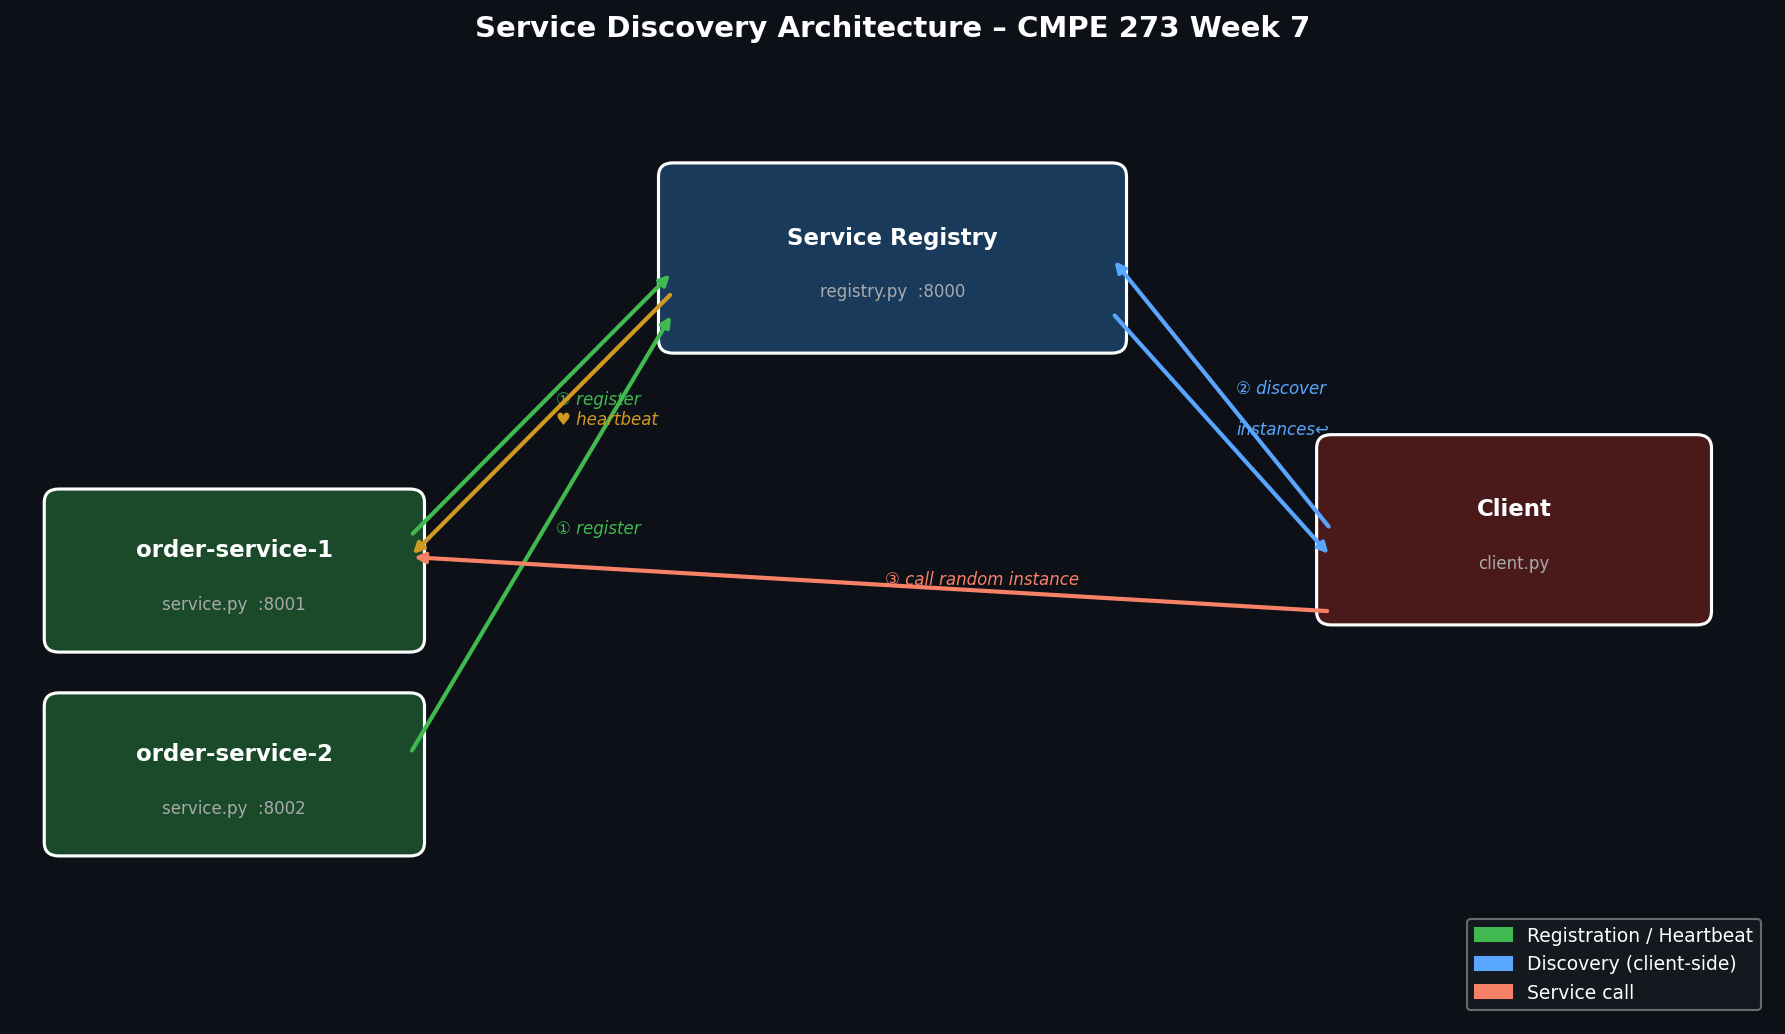

Generate this figure with Python:
"""
Generates architecture_diagram.png showing the service discovery flow.
Run: python3 architecture_diagram.py
"""

import matplotlib.pyplot as plt
import matplotlib.patches as mpatches
from matplotlib.patches import FancyArrowPatch

fig, ax = plt.subplots(figsize=(12, 7))
ax.set_xlim(0, 12)
ax.set_ylim(0, 7)
ax.axis("off")
fig.patch.set_facecolor("#0d1117")
ax.set_facecolor("#0d1117")

def box(x, y, w, h, color, label, sublabel=""):
    rect = mpatches.FancyBboxPatch(
        (x, y), w, h,
        boxstyle="round,pad=0.1",
        facecolor=color, edgecolor="white", linewidth=1.5,
    )
    ax.add_patch(rect)
    ax.text(x + w/2, y + h/2 + (0.15 if sublabel else 0), label,
            ha="center", va="center", color="white",
            fontsize=11, fontweight="bold")
    if sublabel:
        ax.text(x + w/2, y + h/2 - 0.25, sublabel,
                ha="center", va="center", color="#aaaaaa", fontsize=8)

def arrow(x1, y1, x2, y2, label="", color="#58a6ff"):
    ax.annotate("", xy=(x2, y2), xytext=(x1, y1),
                arrowprops=dict(arrowstyle="-|>", color=color, lw=2))
    if label:
        mx, my = (x1+x2)/2, (y1+y2)/2
        ax.text(mx + 0.1, my, label, color=color, fontsize=8, style="italic")

# ── Components ──────────────────────────────────────────────────────────────
box(4.5, 5.0, 3, 1.2, "#1a3a5c", "Service Registry", "registry.py  :8000")

box(0.3, 2.8, 2.4, 1.0, "#1a4a2a", "order-service-1", "service.py  :8001")
box(0.3, 1.3, 2.4, 1.0, "#1a4a2a", "order-service-2", "service.py  :8002")

box(9.0, 3.0, 2.5, 1.2, "#4a1a1a", "Client", "client.py")

# ── Arrows: Registration ─────────────────────────────────────────────────────
arrow(2.7,  3.55, 4.5,  5.5,  "① register", "#3fb950")
arrow(2.7,  1.95, 4.5,  5.2,  "① register", "#3fb950")

# ── Arrows: Heartbeat ────────────────────────────────────────────────────────
arrow(4.5, 5.35, 2.7, 3.40, "♥ heartbeat", "#d29922")

# ── Arrows: Discovery ────────────────────────────────────────────────────────
arrow(9.0, 3.6,  7.5, 5.6,  "② discover", "#58a6ff")
arrow(7.5, 5.2,  9.0, 3.4,  "instances↩", "#58a6ff")

# ── Arrows: Service Call ─────────────────────────────────────────────────────
arrow(9.0, 3.0, 2.7, 3.4, "③ call random instance", "#f78166")

# ── Legend ───────────────────────────────────────────────────────────────────
legend_items = [
    mpatches.Patch(color="#3fb950", label="Registration / Heartbeat"),
    mpatches.Patch(color="#58a6ff", label="Discovery (client-side)"),
    mpatches.Patch(color="#f78166", label="Service call"),
]
ax.legend(handles=legend_items, loc="lower right",
          facecolor="#161b22", edgecolor="gray",
          labelcolor="white", fontsize=9)

ax.set_title("Service Discovery Architecture – CMPE 273 Week 7",
             color="white", fontsize=14, fontweight="bold", pad=15)

plt.tight_layout()
plt.savefig("architecture_diagram.png", dpi=150, bbox_inches="tight",
            facecolor=fig.get_facecolor())
print("Saved architecture_diagram.png")
plt.show()
